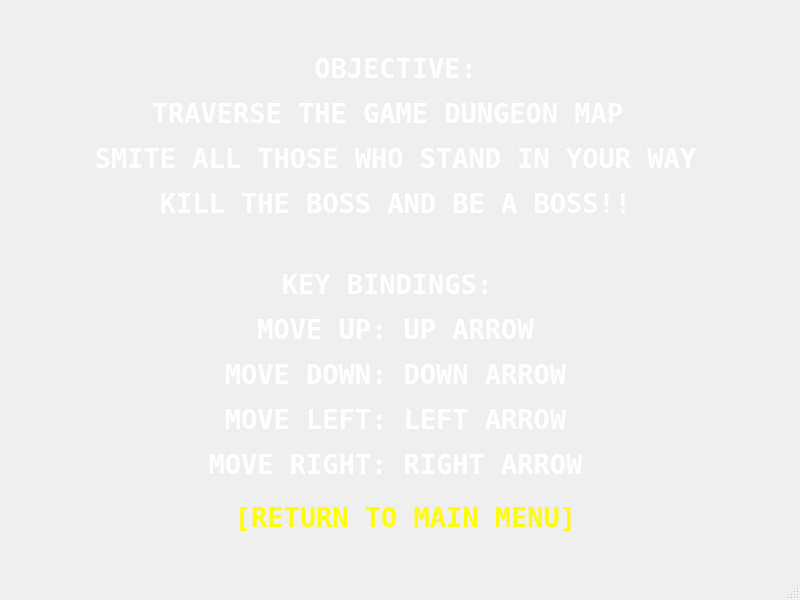
<?xml version="1.0" encoding="UTF-8"?>
<ui version="4.0">
 <class>Help_Screen</class>
 <widget class="QMainWindow" name="Help_Screen">
  <property name="geometry">
   <rect>
    <x>0</x>
    <y>0</y>
    <width>800</width>
    <height>600</height>
   </rect>
  </property>
  <property name="windowTitle">
   <string>MainWindow</string>
  </property>
  <widget class="QWidget" name="centralwidget">
   <widget class="QPushButton" name="ReturnToMain">
    <property name="geometry">
     <rect>
      <x>210</x>
      <y>480</y>
      <width>391</width>
      <height>75</height>
     </rect>
    </property>
    <property name="font">
     <font>
      <family>Terminal</family>
      <pointsize>20</pointsize>
      <weight>75</weight>
      <bold>true</bold>
     </font>
    </property>
    <property name="styleSheet">
     <string notr="true">color: yellow;</string>
    </property>
    <property name="text">
     <string>[RETURN TO MAIN MENU]</string>
    </property>
    <property name="checkable">
     <bool>false</bool>
    </property>
    <property name="default">
     <bool>false</bool>
    </property>
    <property name="flat">
     <bool>true</bool>
    </property>
   </widget>
   <widget class="QWidget" name="">
    <property name="geometry">
     <rect>
      <x>20</x>
      <y>20</y>
      <width>751</width>
      <height>471</height>
     </rect>
    </property>
    <layout class="QGridLayout" name="gridLayout">
     <item row="0" column="0">
      <widget class="QLabel" name="KeyBindings_7">
       <property name="font">
        <font>
         <family>Terminal</family>
         <pointsize>20</pointsize>
         <weight>75</weight>
         <bold>true</bold>
        </font>
       </property>
       <property name="focusPolicy">
        <enum>Qt::StrongFocus</enum>
       </property>
       <property name="styleSheet">
        <string notr="true">color: white;</string>
       </property>
       <property name="text">
        <string>&lt;html&gt;&lt;head/&gt;&lt;body&gt;&lt;p align=&quot;center&quot;&gt;OBJECTIVE:&lt;/p&gt;&lt;p align=&quot;center&quot;&gt;TRAVERSE THE GAME DUNGEON MAP &lt;/p&gt;&lt;p align=&quot;center&quot;&gt;SMITE ALL THOSE WHO STAND IN YOUR WAY&lt;/p&gt;&lt;p align=&quot;center&quot;&gt;KILL THE BOSS AND BE A BOSS!!&lt;/p&gt;&lt;/body&gt;&lt;/html&gt;</string>
       </property>
      </widget>
     </item>
     <item row="1" column="0">
      <widget class="QLabel" name="KeyBindings_2">
       <property name="font">
        <font>
         <family>Terminal</family>
         <pointsize>20</pointsize>
         <weight>75</weight>
         <bold>true</bold>
        </font>
       </property>
       <property name="focusPolicy">
        <enum>Qt::StrongFocus</enum>
       </property>
       <property name="styleSheet">
        <string notr="true">color: white;</string>
       </property>
       <property name="text">
        <string>&lt;html&gt;&lt;head/&gt;&lt;body&gt;&lt;p align=&quot;center&quot;&gt;KEY BINDINGS: &lt;/p&gt;&lt;p align=&quot;center&quot;&gt;MOVE UP: UP ARROW&lt;/p&gt;&lt;p align=&quot;center&quot;&gt;MOVE DOWN: DOWN ARROW&lt;/p&gt;&lt;p align=&quot;center&quot;&gt;MOVE LEFT: LEFT ARROW&lt;/p&gt;&lt;p align=&quot;center&quot;&gt;MOVE RIGHT: RIGHT ARROW&lt;/p&gt;&lt;/body&gt;&lt;/html&gt;</string>
       </property>
      </widget>
     </item>
    </layout>
   </widget>
  </widget>
  <widget class="QMenuBar" name="menubar">
   <property name="geometry">
    <rect>
     <x>0</x>
     <y>0</y>
     <width>800</width>
     <height>21</height>
    </rect>
   </property>
  </widget>
  <widget class="QStatusBar" name="statusbar"/>
 </widget>
 <resources/>
 <connections/>
</ui>
